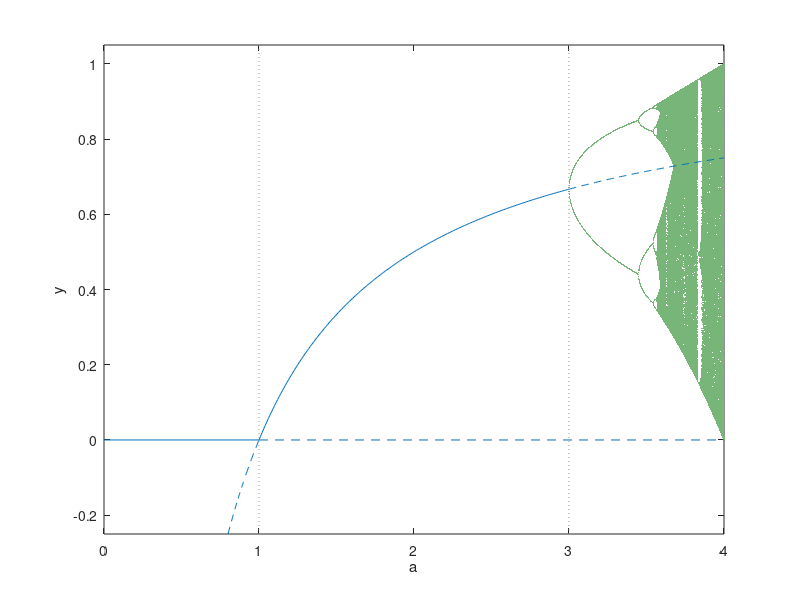

MATLAB code for this plot:
% Fig. 1.29: Steady states of the logistic model and their stability (book, Section 1.4, Eq. 1.35)
% y*_alpha = 0 and y*_beta = 1 - 1/a (solid stable, dashed unstable) with the bifurcation diagram
% (c) 2026 Philipp Kügler · Program for the book "Dynamical Systems in the Life Sciences" · MIT License (see LICENSE)
blau = [0 0.447 0.741];
a = linspace(3.0, 4.0, 1001);            % bifurcation diagram (light green) for 3 <= a <= 4
y = 0.5 * ones(size(a));
for k = 1:2000
    y = a .* y .* (1 - y);
end
A = []; Y = [];
for k = 1:300
    y = a .* y .* (1 - y);
    A = [A a]; Y = [Y y];
end
plot(A, Y, '.', 'Color', [0.47 0.71 0.47], 'MarkerSize', 1); hold on

plot([0 1], [0 0], '-', 'Color', blau); plot([1 4], [0 0], '--', 'Color', blau);    % y*_alpha = 0
aa = linspace(0.8, 1, 50);  plot(aa, 1 - 1 ./ aa, '--', 'Color', blau);           % y*_beta = 1 - 1/a
aa = linspace(1, 3, 200);   plot(aa, 1 - 1 ./ aa, '-', 'Color', blau);
aa = linspace(3, 4, 100);   plot(aa, 1 - 1 ./ aa, '--', 'Color', blau);
plot([1 1], [-0.25 1.05], ':', 'Color', [0.6 0.6 0.6]); plot([3 3], [-0.25 1.05], ':', 'Color', [0.6 0.6 0.6]);
hold off; axis([0 4 -0.25 1.05]); xlabel('a'); ylabel('y');
disp('f''(y) = a (1 - 2y):  f''(0) = a, f''(1 - 1/a) = 2 - a');
disp('y*_alpha stable for a < 1, y*_beta stable for 1 < a < 3');
